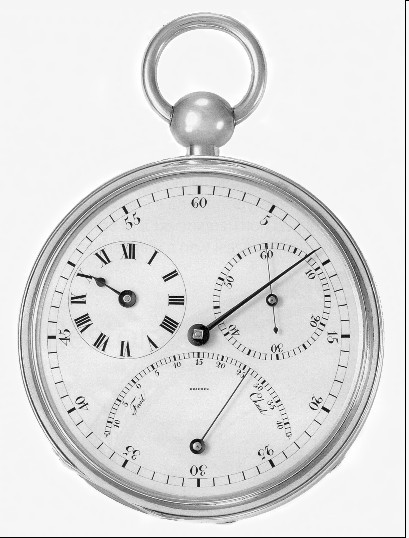
//> input picture Chap2Fundamentals/2.4.4ImageInterpolation-DingHao/code/Bilinear-pots2/3.jpg, 409 x 538 px
$ ./main 3.jpg   (built with g++ and OpenCV 4)
//> lines starting //> are read from the running program, lines starting //| are printed output that depends on the picture
#include <iostream>
#include <opencv2/imgproc/imgproc.hpp>
#include <opencv2/highgui/highgui.hpp>
#include <math.h>

using namespace cv;
using namespace std;

    int main(int argc, char* argv[])
    {
	//放大倍数
	double x=2;

        //读图语句报错
	if ( argc != 2 )
	{
		cout<<"Wrong arguments."<<endl;
		cout<<"Usage:"<<endl;
		cout<<"\t "<<argv[0]<<" Image"<<endl;
		exit(7);
	}

	string image = argv[1];
        Mat src = imread(image);
//> src is the input picture: 538 rows x 409 cols, CV_8UC3; min 0, max 255, mean 221.6

	//读图格式报错
	if( !src.data )
	{
		cout<<"Can't process this kind of image"<<endl;
		exit(8);
	}

        //显示
        imshow("src",src);

        //处理长宽
	int row=src.rows;
//> row = 538
	int col=src.cols;
//> col = 409
	float nrow=x*(float)row;
//> nrow = 1076
	float ncol=x*(float)col;
//> ncol = 818

	//创建矩阵
        Mat dst = Mat::zeros(nrow,ncol,CV_8UC3);

	float X=0,Y=0;
	CvScalar a,b,c,d;

	//双线性内插
	for ( int i = 0; i < nrow-1; i++)
	{
		for(int j = 0; j < ncol-1; j++)
		{
			X= i / (double)x ;
			Y= j / (double)x ;
			float ux=(int)X,uy=(int)Y;
			ux=abs(ux-X);uy=abs(uy-Y);

			if( X < row-1 && X >= 0 && Y >= 0 && Y < col-1 )
			{
		//取四个点
			a = src.at<cv::Vec3b>((int)X,(int)Y);
			b = src.at<cv::Vec3b>((int)X,(int)Y+1);
			c = src.at<cv::Vec3b>((int)X+1,(int)Y);
			d = src.at<cv::Vec3b>((int)X+1,(int)Y+1);
			}
		//系数相加为处理后的点值
				dst.at<cv::Vec3b>(i,j)[0]=(a.val[0]*(1-ux)+c.val[0]*ux)*(1-uy)+(b.val[0]*(1-ux)+d.val[0]*ux)*uy;
				dst.at<cv::Vec3b>(i,j)[1]=(a.val[1]*(1-ux)+c.val[1]*ux)*(1-uy)+(b.val[1]*(1-ux)+d.val[1]*ux)*uy;
				dst.at<cv::Vec3b>(i,j)[2]=(a.val[2]*(1-ux)+c.val[2]*ux)*(1-uy)+(b.val[2]*(1-ux)+d.val[2]*ux)*uy;

		}
	}
//> this loop made 1075 passes
//> (X, c, d) on passes 3, 4, 9: (1, Scalar(246, 246, 246), Scalar(245, 245, 245)), (1.5, Scalar(246, 246, 246), Scalar(245, 245, 245)), (4, Scalar(245, 245, 245), Scalar(246, 246, 246))
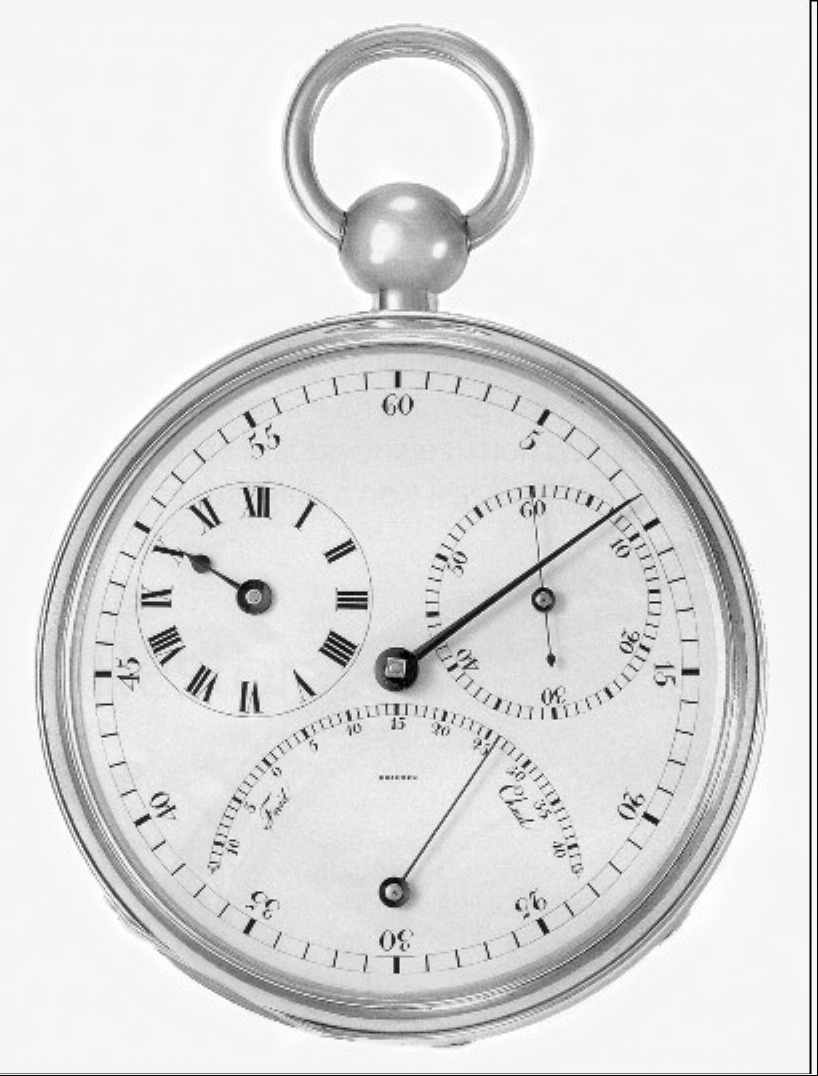
//> dst: 1076 rows x 818 cols, CV_8UC3; min 0, max 255, mean 221.2
//> after the loop, X = 537; Y = 408; a = Scalar(240, 240, 240); c = Scalar(255, 255, 255)


        imshow("dst",dst);
      	imwrite("double.bmp",dst);

        waitKey(0);
        return 0;
    }
